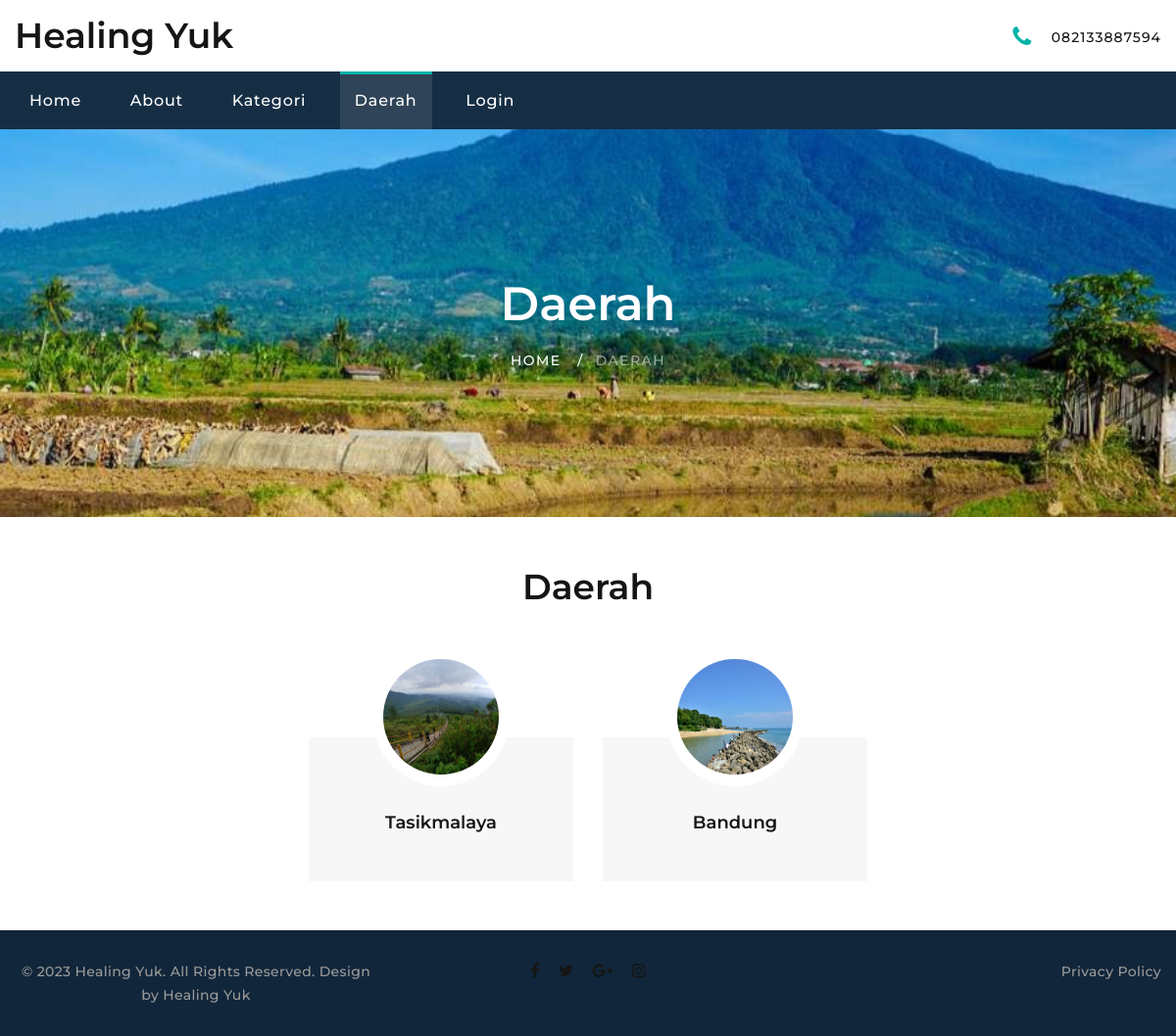
The page /daerah.php on the database as committed earlier.
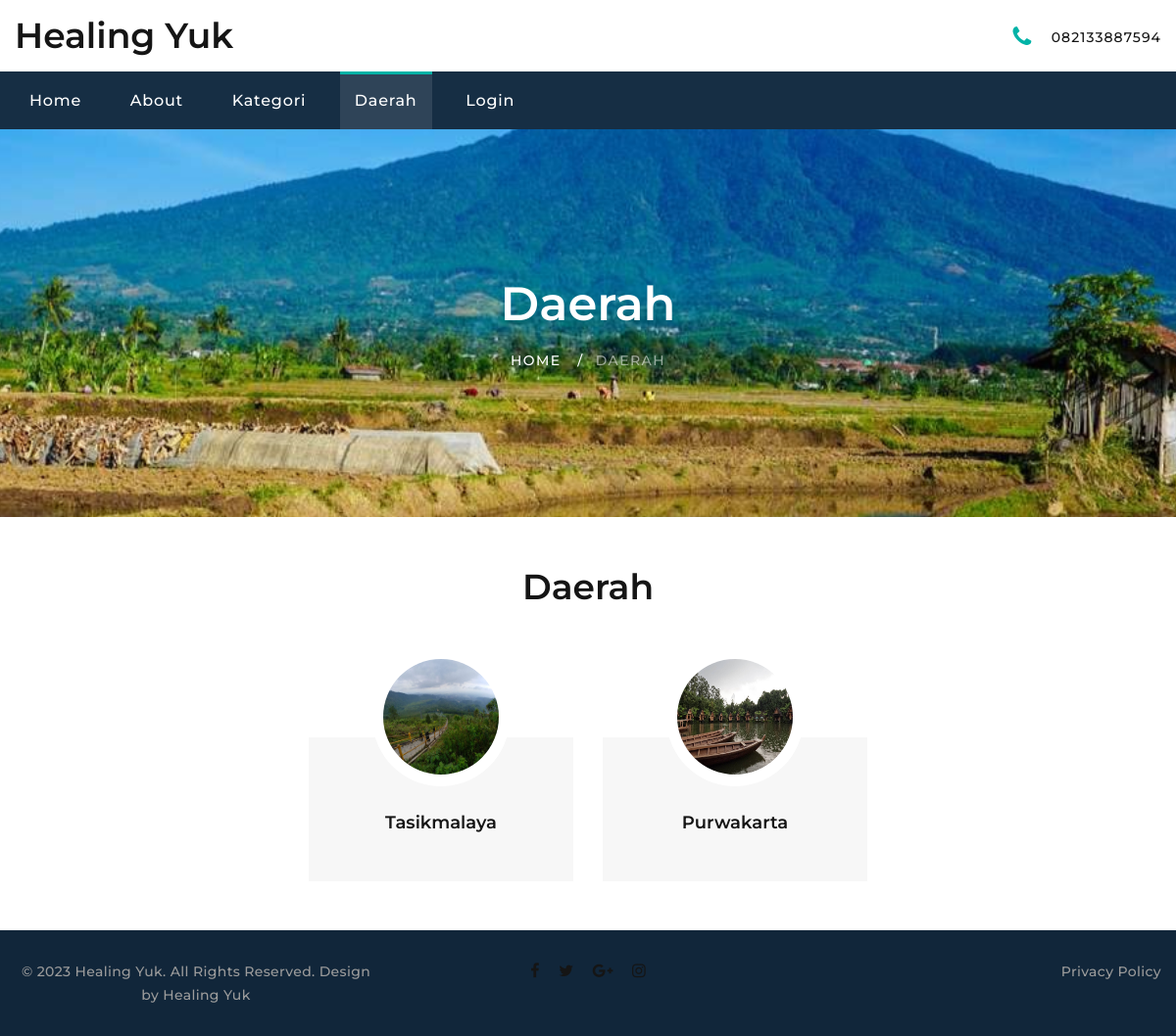
The same page on the database as committed later.
### tables this page shows
CREATE TABLE `traveling` (
  `id` int(11) NOT NULL,
  `nama_tempat` varchar(255) NOT NULL,
  `gambar` text NOT NULL,
  `deskripsi` text NOT NULL,
  `price` int(20) NOT NULL,
  `fasilitas` text NOT NULL,
  `id_kategori` int(11) NOT NULL,
  `id_daerah` int(11) NOT NULL,
  `lokasi` text NOT NULL,
  `created_at` timestamp NOT NULL DEFAULT current_timestamp()
);

CREATE TABLE `daerah` (
  `id_nama_daerah` int(11) NOT NULL,
  `nama_daerah` text NOT NULL
);

### daerah.php (the view, shortened to what this page needs)
<!DOCTYPE html>
<html class="wide wow-animation" lang="en">
<head>
    <?php
    include "public/layouts/head.php";
    ?>
</head>
<body>
    <div class="page">
        <header class="section page-header">
            <div class="rd-navbar-wrap">
                <nav class="rd-navbar rd-navbar-corporate" data-layout="rd-navbar-fixed" data-sm-layout="rd-navbar-fixed" data-md-layout="rd-navbar-fixed" data-md-device-layout="rd-navbar-fixed" data-lg-layout="rd-navbar-static" data-lg-device-layout="rd-navbar-fixed" data-xl-layout="rd-navbar-static" data-xl-device-layout="rd-navbar-static" data-xxl-layout="rd-navbar-static" data-xxl-device-layout="rd-navbar-static" data-lg-stick-up-offset="46px" data-xl-stick-up-offset="46px" data-xxl-stick-up-offset="106px" data-lg-stick-up="true" data-xl-stick-up="true" data-xxl-stick-up="true">
                    <?php
                    include "public/layouts/header.php";
                    ?>
                    <div class="rd-navbar-main-outer">
                        <div class="rd-navbar-main">
                            <div class="rd-navbar-nav-wrap">
                                <ul class="rd-navbar-nav">
                                    <li class="rd-nav-item"><a class="rd-nav-link" href="index.php">Home</a>
                                    </li>
                                    <li class="rd-nav-item"><a class="rd-nav-link" href="about.php">About</a>
                                    </li>
                                    <li class="rd-nav-item"><a class="rd-nav-link" href="kategori.php">Kategori</a>
                                    </li>
                                    <li class="rd-nav-item active"><a class="rd-nav-link" href="daerah.php">Daerah</a>
                                    </li>
                                    <?php
                                    if (isset($_SESSION["username"])) { ?>
                                        <li class="dropdown rd-nav-item">
                                            <a href="#" class="dropdown-toggle rd-nav-link" data-toggle="dropdown">
                                                <?php echo $_SESSION["username"] ?>
                                                <b class="caret"></b>
                                            </a>
                                            <ul class="dropdown-menu">
                                                <li><a href="logout.php">Logout</a></li>
                                            </ul>
                                        </li>
                                    <?php } else { ?>
                                        <li class="rd-nav-item"><a class="rd-nav-link" href="login.php">Login</a>
                                        </li>
                                    <?php }
                                    ?>
                                </ul>
                            </div>
                        </div>
                    </div>
                </nav>
            </div>
        </header>
        <section class="breadcrumbs-custom-inset">
            <div class="breadcrumbs-custom context-dark bg-overlay-60">
                <div class="container">
                    <h2 class="breadcrumbs-custom-title">Daerah</h2>
                    <ul class="breadcrumbs-custom-path">
                        <li><a href="index.php">Home</a></li>
                        <li class="active">Daerah</li>
                    </ul>
                </div>
                <div class="box-position" style="background-image: url(public/assets/images/salak.jpg);"></div>
            </div>
        </section>
        <section class="section section-sm">
            <div class="container">
                <h3 class="title-block find-car oh"><span class="d-inline-block wow slideInUp">Daerah</span></h3>
                <div class="row row-30 justify-content-center box-ordered">
                    <?php
                    include "public/config/connection.php";
                    $query1 = mysqli_query($connect, "SELECT d.*, t.id, t.gambar
                    FROM daerah AS d
                    JOIN (
                        SELECT id_daerah, MIN(id) AS id
                        FROM traveling
                        GROUP BY id_daerah
                    ) AS t_min ON t_min.id_daerah = d.id_nama_daerah
                    JOIN traveling AS t ON t.id = t_min.id
                    ORDER BY d.id_nama_daerah;");
                    while ($data2 = mysqli_fetch_array($query1)) {
                    ?>
                        <div class="col-sm-6 col-md-5 col-lg-3">
                            <article class="team-modern">
                                <div class="team-modern-header"><a class="team-modern-figure" href="detail_daerah.php?id_nama_daerah=<?php echo $data2['id_nama_daerah'] ?>"><img class="img-circles" src="admin/pages/travel/<?php echo $data2['gambar'] ?>" alt="" style="max-width: 118px !important; height:118px !important" /></a>
                                </div>
                                <div class="team-modern-caption">
                                    <h6 class="team-modern-name"><a href="detail_daerah.php?id_nama_daerah=<?php echo $data2['id_nama_daerah'] ?>"><?php echo $data2['nama_daerah'] ?></a></h6>
                                </div>
                            </article>
                        </div>
                    <?php } ?>
                </div>
            </div>
        </section>
        <?php
        include "public/layouts/footer.php";
        ?>
    </div>
</body>
</html>

### public/layouts/head.php (shortened to what this page needs)
<link rel="stylesheet" href="https://cdn.jsdelivr.net/npm/bootstrap-icons@1.11.2/font/bootstrap-icons.min.css">
<link rel="stylesheet" href="public/assets/css/bootstrap.css">
<link rel="stylesheet" href="public/assets/css/fonts.css">
<link rel="stylesheet" href="public/assets/css/style.css">

### public/layouts/header.php (shortened to what this page needs)
<div class="rd-navbar-aside-outer">
    <div class="rd-navbar-aside">
        <div class="rd-navbar-panel">
            <div class="rd-navbar-brand">
                <a class="brand" href="#">
                    <h3>Healing Yuk</h2>
                </a>
            </div>
        </div>
        <div class="rd-navbar-aside-right rd-navbar-collapse">
            <ul class="rd-navbar-corporate-contacts">
                <li>
                    <div class="unit unit-spacing-xs">
                        <div class="unit-left"><span class="icon fa fa-phone"></span></div>
                        <div class="unit-body"><a class="link-phone" href="tel:#">082133887594</a></div>
                    </div>
                </li>
            </ul>
        </div>
    </div>
</div>

### public/layouts/footer.php
<div class="footer-corporate-bottom-panel">
    <div class="container">
        <div class="row justfy-content-xl-space-berween row-10 align-items-md-center2">
            <div class="col-sm-6 col-md-4 text-sm-right text-md-center">
                <div>
                    <ul class="list-inline list-inline-sm footer-social-list-2">
                        <li><a class="icon fa fa-facebook" href="#"></a></li>
                        <li><a class="icon fa fa-twitter" href="#"></a></li>
                        <li><a class="icon fa fa-google-plus" href="#"></a></li>
                        <li><a class="icon fa fa-instagram" href="#"></a></li>
                    </ul>
                </div>
            </div>
            <div class="col-sm-6 col-md-4 order-sm-first">
                <p class="rights"><span>&copy;&nbsp;</span><span class="copyright-year"></span><span>&nbsp;</span><span>Healing Yuk</span>. All Rights Reserved. Design by <a href="#">Healing Yuk</a></p>
            </div>
            <div class="col-sm-6 col-md-4 text-md-right">
                <p class="rights"><a href="#">Privacy Policy</a></p>
            </div>
        </div>
    </div>
</div>

Rows that differ between the two databases and show on the page:
no longer on this page (row edited): traveling: gambar (picture), id_daerah.nama_daerah "Bandung"
now on this page (row edited): traveling: gambar (picture), id_daerah.nama_daerah "Purwakarta"
